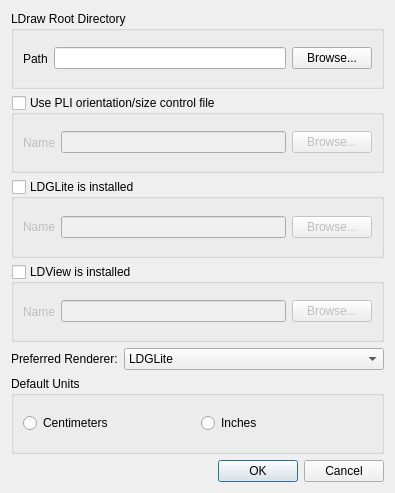
<?xml version="1.0" encoding="UTF-8"?>
<ui version="4.0">
 <author>Travis Cobbs</author>
 <class>PreferencesDialog</class>
 <widget class="QDialog" name="PreferencesDialog">
  <property name="geometry">
   <rect>
    <x>0</x>
    <y>0</y>
    <width>395</width>
    <height>493</height>
   </rect>
  </property>
  <property name="windowTitle">
   <string>Preferences</string>
  </property>
  <layout class="QVBoxLayout">
   <item>
    <widget class="QGroupBox" name="pliBox_2">
     <property name="toolTip">
      <string>This directory contains the LDraw parts directory</string>
     </property>
     <property name="title">
      <string>LDraw Root Directory</string>
     </property>
     <property name="checkable">
      <bool>false</bool>
     </property>
     <property name="checked">
      <bool>false</bool>
     </property>
     <layout class="QHBoxLayout">
      <item>
       <widget class="QLabel" name="label_6">
        <property name="text">
         <string>Path</string>
        </property>
       </widget>
      </item>
      <item>
       <widget class="QLineEdit" name="ldrawPath">
        <property name="minimumSize">
         <size>
          <width>200</width>
          <height>0</height>
         </size>
        </property>
       </widget>
      </item>
      <item>
       <widget class="QPushButton" name="browseLDraw">
        <property name="toolTip">
         <string>Use directory dialog to find LDraw directory</string>
        </property>
        <property name="whatsThis">
         <string>This lets you find the LDraw directory</string>
        </property>
        <property name="text">
         <string>Browse...</string>
        </property>
       </widget>
      </item>
     </layout>
    </widget>
   </item>
   <item>
    <widget class="QGroupBox" name="pliBox">
     <property name="toolTip">
      <string>This file controls Part List parts orientation and size</string>
     </property>
     <property name="title">
      <string>Use PLI orientation/size control file</string>
     </property>
     <property name="checkable">
      <bool>true</bool>
     </property>
     <property name="checked">
      <bool>false</bool>
     </property>
     <layout class="QHBoxLayout">
      <item>
       <widget class="QLabel" name="label_5">
        <property name="text">
         <string>Name</string>
        </property>
       </widget>
      </item>
      <item>
       <widget class="QLineEdit" name="pliName">
        <property name="minimumSize">
         <size>
          <width>200</width>
          <height>0</height>
         </size>
        </property>
       </widget>
      </item>
      <item>
       <widget class="QPushButton" name="browsePli">
        <property name="toolTip">
         <string>Use directory dialog to find LDraw directory</string>
        </property>
        <property name="whatsThis">
         <string>This lets you find the LDraw directory</string>
        </property>
        <property name="text">
         <string>Browse...</string>
        </property>
       </widget>
      </item>
     </layout>
    </widget>
   </item>
   <item>
    <widget class="QGroupBox" name="ldgliteBox">
     <property name="title">
      <string>LDGLite is installed</string>
     </property>
     <property name="checkable">
      <bool>true</bool>
     </property>
     <property name="checked">
      <bool>false</bool>
     </property>
     <layout class="QHBoxLayout">
      <item>
       <widget class="QLabel" name="label">
        <property name="text">
         <string>Name</string>
        </property>
       </widget>
      </item>
      <item>
       <widget class="QLineEdit" name="ldglitePath"/>
      </item>
      <item>
       <widget class="QPushButton" name="browseLDGLite">
        <property name="text">
         <string>Browse...</string>
        </property>
       </widget>
      </item>
     </layout>
    </widget>
   </item>
   <item>
    <widget class="QGroupBox" name="ldviewBox">
     <property name="title">
      <string>LDView is installed</string>
     </property>
     <property name="checkable">
      <bool>true</bool>
     </property>
     <property name="checked">
      <bool>false</bool>
     </property>
     <layout class="QHBoxLayout">
      <item>
       <widget class="QLabel" name="label_2">
        <property name="text">
         <string>Name</string>
        </property>
       </widget>
      </item>
      <item>
       <widget class="QLineEdit" name="ldviewPath"/>
      </item>
      <item>
       <widget class="QPushButton" name="browseLDView">
        <property name="text">
         <string>Browse...</string>
        </property>
       </widget>
      </item>
     </layout>
    </widget>
   </item>
   <item>
    <layout class="QHBoxLayout">
     <property name="leftMargin">
      <number>0</number>
     </property>
     <property name="topMargin">
      <number>0</number>
     </property>
     <item>
      <widget class="QLabel" name="label_4">
       <property name="sizePolicy">
        <sizepolicy hsizetype="Fixed" vsizetype="Preferred">
         <horstretch>0</horstretch>
         <verstretch>0</verstretch>
        </sizepolicy>
       </property>
       <property name="text">
        <string>Preferred Renderer:</string>
       </property>
      </widget>
     </item>
     <item>
      <widget class="QComboBox" name="preferredRenderer">
       <item>
        <property name="text">
         <string>LDGLite</string>
        </property>
       </item>
       <item>
        <property name="text">
         <string>LDView</string>
        </property>
       </item>
      </widget>
     </item>
    </layout>
   </item>
   <item>
    <widget class="QGroupBox" name="groupBox">
     <property name="title">
      <string>Default Units</string>
     </property>
     <layout class="QHBoxLayout">
      <item>
       <widget class="QRadioButton" name="Centimeters">
        <property name="text">
         <string>Centimeters</string>
        </property>
       </widget>
      </item>
      <item>
       <widget class="QRadioButton" name="Inches">
        <property name="text">
         <string>Inches</string>
        </property>
       </widget>
      </item>
     </layout>
    </widget>
   </item>
   <item>
    <widget class="QDialogButtonBox" name="buttonBox">
     <property name="orientation">
      <enum>Qt::Horizontal</enum>
     </property>
     <property name="standardButtons">
      <set>QDialogButtonBox::Cancel|QDialogButtonBox::Ok</set>
     </property>
    </widget>
   </item>
  </layout>
 </widget>
 <resources>
  <include location="lpub.qrc"/>
 </resources>
 <connections>
  <connection>
   <sender>buttonBox</sender>
   <signal>accepted()</signal>
   <receiver>PreferencesDialog</receiver>
   <slot>accept()</slot>
   <hints>
    <hint type="sourcelabel">
     <x>254</x>
     <y>365</y>
    </hint>
    <hint type="destinationlabel">
     <x>157</x>
     <y>274</y>
    </hint>
   </hints>
  </connection>
  <connection>
   <sender>buttonBox</sender>
   <signal>rejected()</signal>
   <receiver>PreferencesDialog</receiver>
   <slot>reject()</slot>
   <hints>
    <hint type="sourcelabel">
     <x>322</x>
     <y>365</y>
    </hint>
    <hint type="destinationlabel">
     <x>286</x>
     <y>274</y>
    </hint>
   </hints>
  </connection>
 </connections>
</ui>
